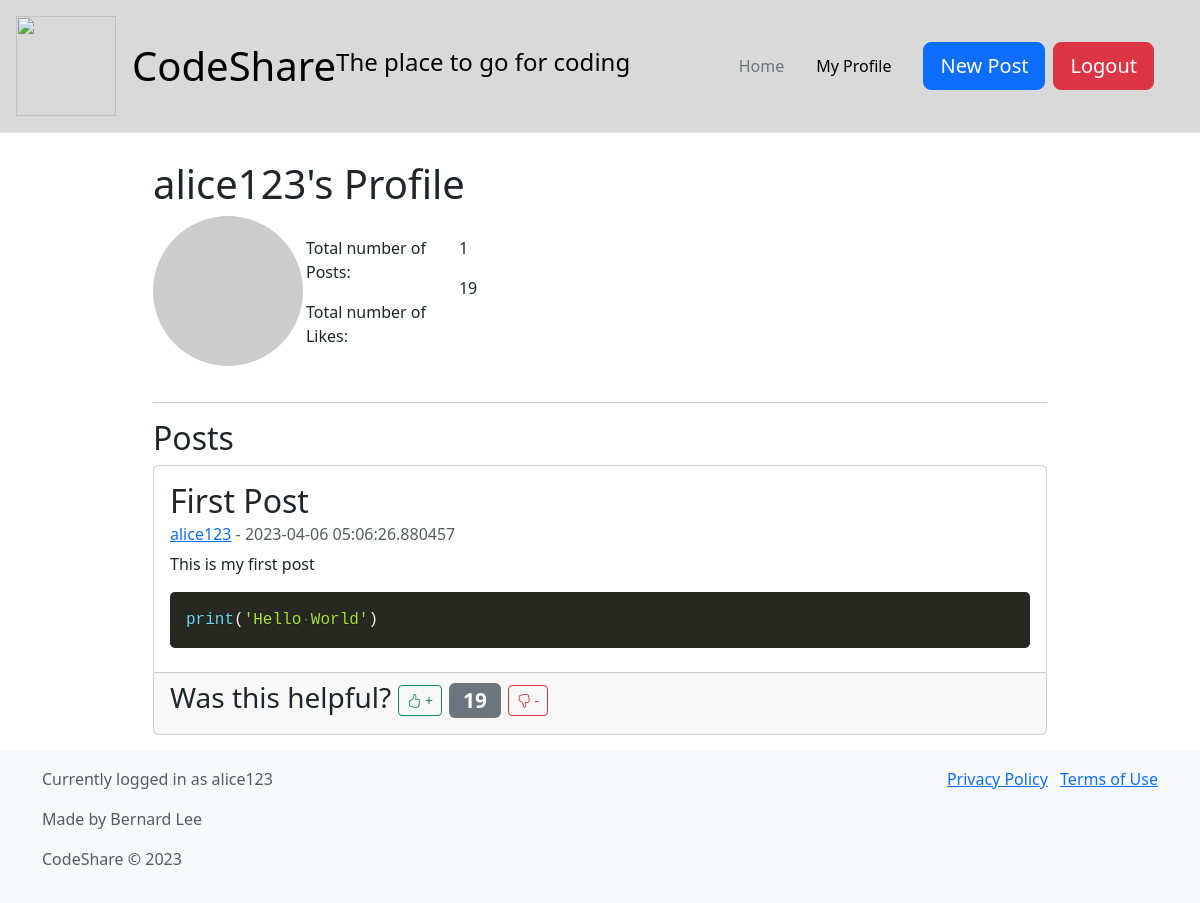
The app's page /profile/alice123 (signed in) with its own data.
### db_models.py (models this page shows, shortened)
class Base(DeclarativeBase):
    pass

class Users(Base):
    __tablename__ = "users"
    id: Mapped[int] = mapped_column(primary_key=True)
    username: Mapped[str] = mapped_column(String(20),unique=True)
    password: Mapped[str] = mapped_column(String(100))
    posts: Mapped[list["posts"]|None] = relationship("Post", back_populates="user")

class Post(Base):
    __tablename__ = "posts"
    id: Mapped[int] = mapped_column(primary_key=True)
    title: Mapped[str] = mapped_column(String(100))
    datetime_posted: Mapped[datetime.datetime] = mapped_column(DateTime, default=datetime.datetime.utcnow)
    content: Mapped[str] = mapped_column(String(2000))
    code: Mapped[str] = mapped_column(String(2000))
    code_language: Mapped[str] = mapped_column(String(20))
    like_count: Mapped[int] = mapped_column(Integer, default=0)
    user_id: Mapped[int] = mapped_column(ForeignKey("users.id", ondelete="CASCADE"))
    user: Mapped[Users] = relationship("Users", back_populates="posts")

### app.py (the view)
@app.route("/profile/<username>")
def profile(username):
    try:
        token = session['token']
        if check_token(token):
            posts = db.get_own_posts(username)
            user = db.get_user(username)
            stats = db.get_user_stats(username)
            return render_template('profile.html', username=username, posts=posts, user=user,stats=stats)
        else:
            return redirect(url_for('login'))
    except KeyError:
        return redirect(url_for('login'))

### db_manager.py (called while the page is built)
    def get_own_posts(self, username):
        user = self.session.query(Users).filter_by(username=username).first()
        print(f"selecting posts from user {user.username} with id {user.id}")
        posts = self.session.query(Post).filter_by(user_id=user.id).all()
        for post in posts:
            post.username = user.username
        posts.reverse()
        return posts

    def get_user(self, username):
        user = self.session.query(Users).filter_by(username=username).first()
        return user

    def get_user_stats(self, username):
        user = self.session.query(Users).filter_by(username=username).first()
        posts = self.session.query(Post).filter_by(user_id=user.id).all()
        return len(posts), sum(post.like_count for post in posts)

### token_management.py (called while the page is built)
def check_token(token): #check if token is valid and not expired
    try:
        decoded_token = jwt.decode(token, token_encryption_key, algorithms=['HS256'])
        current_time = datetime.utcnow().timestamp()
        if decoded_token['datetime'] < current_time:
            return False
        else:
            return True
    except Exception:
        return False

### templates/profile.html (shortened to what this page needs)
{% extends "base_template.html" %}
{% block content %}
    <div class="row justify-content-center" style="margin-top: 160px;">
        <div class="col-md-9">
            <h1>{{ username }}'s Profile</h1>
            <div class="row">
                <div class="col-md-2">
                    <img class="avatar float-right rounded-circle" src="https://picsum.photos/200" alt="Avatar Placeholder">
                </div>
                <div class="col-md-4" style="padding-top: 20px">
                    <div class="row">
                        <div class="col-md-6">
                            <p>Total number of Posts:</p>
                            <p>Total number of Likes:</p>
                        </div>
                        <div class="col-md-6">
                            <p>{{ stats[0] }}</p>
                            <p>{{ stats[1] }}</p>
                        </div>
                    </div>
                </div>
                <div class="col-md-3">
                </div>
            </div>
            <hr>
            <h2>Posts</h2>
            {% if posts %}
                {% for post in user.posts %}
                    <div class="card mb-3">
                        <div class="card-body">
                            <h2 class="card-title">{{ post.title }}</h2>
                            <h6 class="card-subtitle mb-2 text-muted"><a href="/profile/{{ post.username }}">{{ post.username }}</a> - {{ post.datetime_posted }}</h6>
                            <p class="card-text">{{ post.content }}</p>
                            <pre><code class="language-{{ post.code_language }}">{{ post.code }}</code></pre>
                        </div>
                        <div class="card-footer">
                            <h3> Was this helpful?
                                <a href="/add_like/{{ post.id }}"><button type="button" class="btn btn-outline-success btn-sm w-auto">
                                    <i class="bi bi-hand-thumbs-up"></i> +
                                </button></a>
                                <span class="badge bg-secondary">{{ post.like_count }}</span>
                                <a href="/add_dislike/{{ post.id }}"><button type="button" class="btn btn-outline-danger btn-sm w-auto">
                                    <i class="bi bi-hand-thumbs-down"></i> -
                                </button></a>
                            </h3>
                        </div>
                    </div>
                {% endfor %}
            {% else %}
                <h3>You have not posted anything yet.</h3>
            {% endif %}
        </div>
    </div>
{% endblock %}

### templates/base_template.html (shortened to what this page needs)
<!DOCTYPE html>
<html lang="en">
<head>
    <link href="https://cdn.jsdelivr.net/npm/bootstrap@5.3.0-alpha2/dist/css/bootstrap.min.css" rel="stylesheet"
>
<link rel="stylesheet" href="https://cdn.jsdelivr.net/npm/bootstrap-icons@1.5.0/font/bootstrap-icons.css">
    <link rel="stylesheet" href="{{ url_for('static', filename='prism.css') }}">
</head>
<div class = "container">
<header class="p-3 mb-3 border-bottom fixed-top" style="width: 100%; display: flex; justify-content: space-between; background-color: #d9d9d9;">
  <div class="d-flex align-items-center">
    <a href="/" class="d-flex align-items-center mb-2 mb-lg-0 link-body-emphasis text-decoration-none">
      <img src="https://cdn3.iconfinder.com/data/icons/service-design-tools/100/3_Mar-59-512.png" alt="" width="100" height="100">
        <h1 class="ms-3 mb-0">CodeShare</h1><h4>The place to go for coding</h4>
    </a>
  </div>
  <div class="d-flex align-items-center">
    <ul class="nav me-3">
      <li class="nav-item">
        <a class="nav-link link-secondary" href="/dashboard">Home</a>
      </li>
        <li class="nav-item">
        <a class="nav-link link-body-emphasis" href="/my_profile">My Profile</a>
      </li>
    </ul>
    <div class="d-flex" style = "padding-right: 30px">
     <a href = "/new_post"><button type="button" class="btn btn-primary me-2 btn-lg">New Post</button></a>
        <a href="/logout"><button type="button" class="btn btn-danger btn-lg">Logout</button></a>
    </div>
  </div>
</header>
</div>
<body>
<div style="margin-top: 140px;">
    {% block content%}{% endblock %}
</div>
</body>
<footer class="footer mt-auto py-3 bg-light">
  <div class="container">
    <div class="row">
      <div class="col-md-6">
        <div class="mb-3">
          <span class="text-muted">Currently logged in as {{ username }}</span>
        </div>
        <div class="mb-3">
          <span class="text-muted">Made by Bernard Lee</span>
        </div>
        <div class="mb-3">
          <span class="text-muted">CodeShare &copy; 2023</span>
        </div>
      </div>
      <div class="col-md-6 text-end">
        <ul class="list-inline">
          <li class="list-inline-item"><a href="#">Privacy Policy</a></li>
          <li class="list-inline-item"><a href="#">Terms of Use</a></li>
        </ul>
      </div>
    </div>
  </div>
</footer>
</html>

### static/prism.css (style rules this page uses)
code[class*=language-],pre[class*=language-] { color:#f8f8f2;background:0 0;text-shadow:0 1px rgba(0,0,0,.3);font-family:Consolas,Monaco,'Andale Mono','Ubuntu Mono',monospace;font-size:1em;text-align:left;white-space:pre;word-spacing:normal;word-break:normal;word-wrap:normal;line-height:1.5;-moz-tab-size:4;-o-tab-size:4;tab-size:4;-webkit-hyphens:none;-moz-hyphens:none;-ms-hyphens:none;hyphens:none }
pre[class*=language-] { padding:1em;margin:.5em 0;overflow:auto;border-radius:.3em }
:not(pre)>code[class*=language-],pre[class*=language-] { background:#272822 }

### templates/profile.html (style rules this page uses)
.avatar { width: 150px; height: 150px; margin-bottom: 20px; }

### records on screen
Users: username "alice123"
Post: title "First Post", username "alice123", datetime_posted "2023-04-06 05:06:26.880457", content "This is my first post", like_count "19"

### other values on screen
{{ stats[0] }} "1"
{{ stats[1] }} "19"
